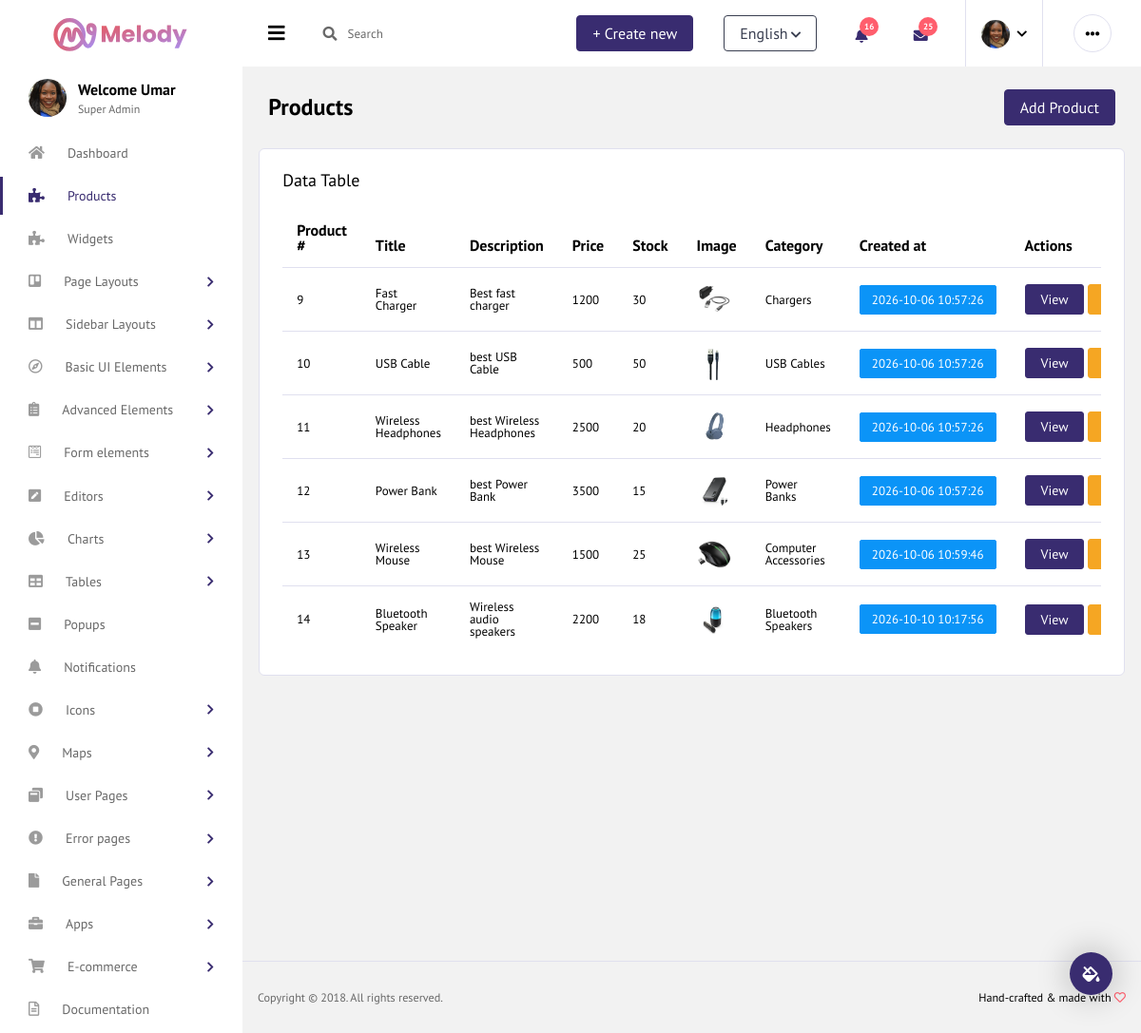
/admin/products.php (signed in), run on the app's committed database.
### tables this page shows
CREATE TABLE `products` (
  `product_id` int(11) NOT NULL,
  `title` varchar(250) NOT NULL,
  `description` text NOT NULL,
  `price` int(11) NOT NULL,
  `stock` int(11) NOT NULL,
  `image` varchar(255) NOT NULL,
  `cat_id` int(11) NOT NULL,
  `created_at` datetime NOT NULL DEFAULT current_timestamp()
);

CREATE TABLE `categories` (
  `cat_id` int(11) NOT NULL,
  `cat_name` varchar(100) NOT NULL,
  `cat_desc` text NOT NULL
);

### admin/products.php (the view, shortened to what this page needs)
  <?php
include_once("./components/header.php");
include_once("../config/connection.php");
?>
      <div class="main-panel">
        <div class="content-wrapper">
          <div class="page-header">
            <h3 class="page-title">
              Products
            </h3>
          <a href="./addProduct.php" class="btn btn-primary">Add Product</a>
          </div>
          <div class="row grid-margin">
 <div class="card">
            <div class="card-body">
              <h4 class="card-title">Data table</h4>
              <div class="row">
                <div class="col-12">
                  <div class="table-responsive">
                    <table id="order-listing" class="table">
                      <thead>
                        <tr>
                            <th>Product #</th>
                            <th>Title</th>
                            <th>Description</th>
                            <th>Price</th>
                            <th>Stock</th>
                            <th>Image</th>
                            <th>Category</th>
                            <th>Created at</th>
                            <th>Actions</th>
                        </tr>
                      </thead>
                      <tbody>
<?php
  $getProducts= "SELECT * FROM `products` as p
  INNER JOIN `categories` as c
  ON p.cat_id = c.cat_id; ";
  $result= mysqli_query($connection,$getProducts);
  if(mysqli_num_rows($result) > 0){
  while($row = mysqli_fetch_assoc($result) ){
?>
<tr>
                            <td><?= $row['product_id'] ?></td>
                            <td><?= $row['title'] ?></td>
                            <td><?= $row['description'] ?></td>
                            <td><?= $row['price'] ?></td>
                            <td><?= $row['stock'] ?></td>
                            <td><img src="./uploads/<?= $row['image'] ?>" alt="" height="65" class="rounded-circle"></td>
                            <td><?= $row['cat_name'] ?></td>
                            <td>
                              <label class="badge badge-info"><?= $row['created_at'] ?></label>
                            </td>
                             <td class="text-nowrap">
                              <a href="./productDetails.php?id=<?= $row['product_id'] ?>"
                                class="btn btn-sm btn-primary rounded-pill px-3">
                                  View
                              </a>
                              <a href="./editProduct.php?id=<?= $row['product_id'] ?>"
                                class="btn btn-sm btn-warning rounded-pill px-3">
                              </a>
                            </td>
</tr>
<?php
}
}
?>
                      </tbody>
                    </table>
                  </div>
                </div>
              </div>
            </div>
          </div>
          </div>
        </div>
        <footer class="footer">
          <div class="d-sm-flex justify-content-center justify-content-sm-between">
            <span class="text-muted text-center text-sm-left d-block d-sm-inline-block">Copyright © 2018. All rights reserved.</span>
            <span class="float-none float-sm-right d-block mt-1 mt-sm-0 text-center">Hand-crafted & made with <i class="far fa-heart text-danger"></i></span>
          </div>
        </footer>
      </div>
  <?php
include_once("./components/footer.php");
?>

### data on the page
products: product_id "9", title "Fast Charger", description "Best fast charger", price "1200", stock "30", image (picture), cat.cat_name "Chargers", created_at "2026-10-06 10:57:26"
products: product_id "10", title "USB Cable", description "best USB Cable", price "500", stock "50", image (picture), cat.cat_name "USB Cables", created_at "2026-10-06 10:57:26"
products: product_id "11", title "Wireless Headphones", description "best Wireless Headphones", price "2500", stock "20", image (picture), cat.cat_name "Headphones", created_at "2026-10-06 10:57:26"
products: product_id "12", title "Power Bank", description "best Power Bank", price "3500", stock "15", image (picture), cat.cat_name "Power Banks", created_at "2026-10-06 10:57:26"
products: product_id "13", title "Wireless Mouse", description "best Wireless Mouse", price "1500", stock "25", image (picture), cat.cat_name "Computer Accessories", created_at "2026-10-06 10:59:46"
products: product_id "14", title "Bluetooth Speaker", description "Wireless audio speakers", price "2200", stock "18", image (picture), cat.cat_name "Bluetooth Speakers", created_at "2026-10-10 10:17:56"

### other printed values
$username "Umar"
